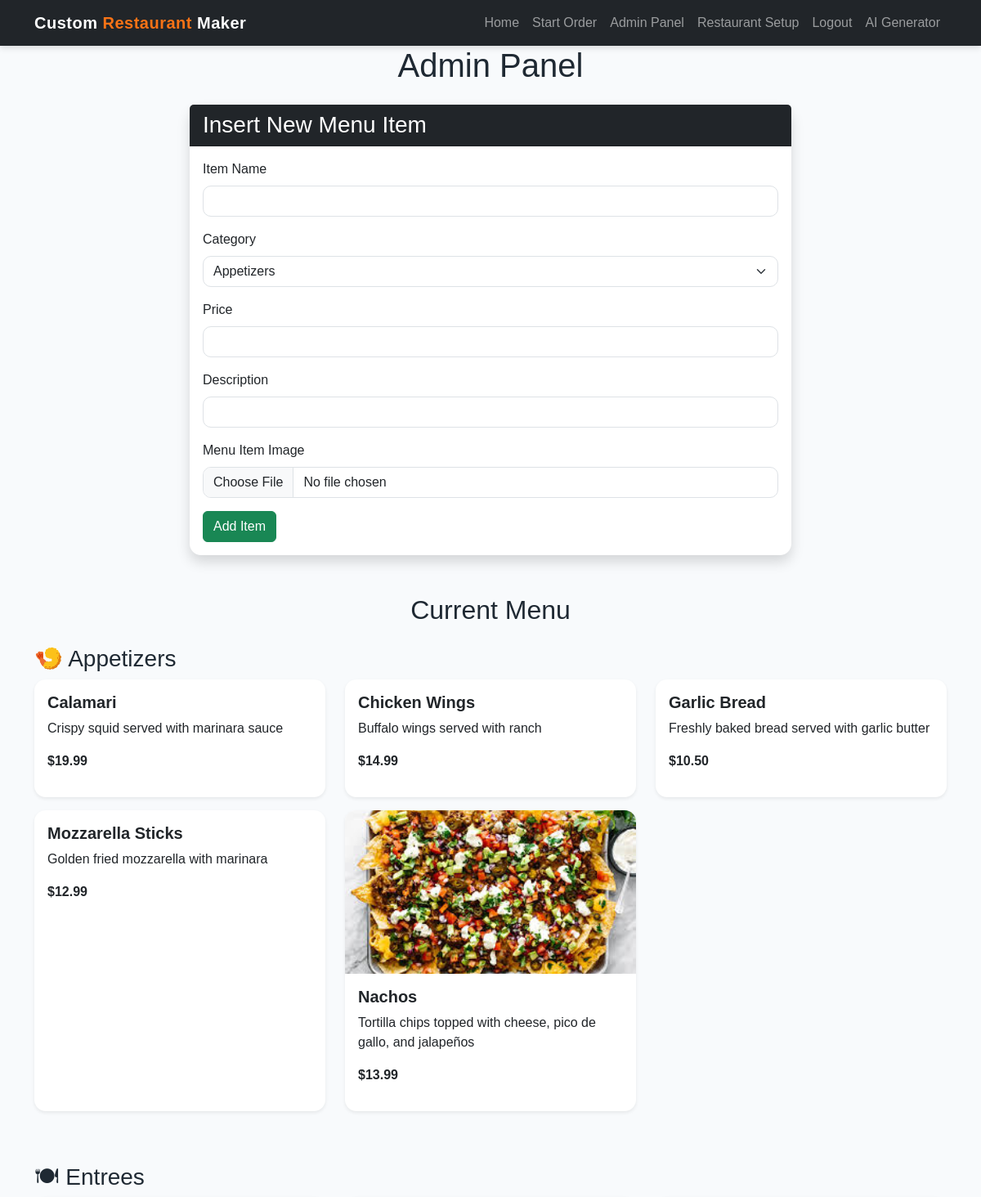
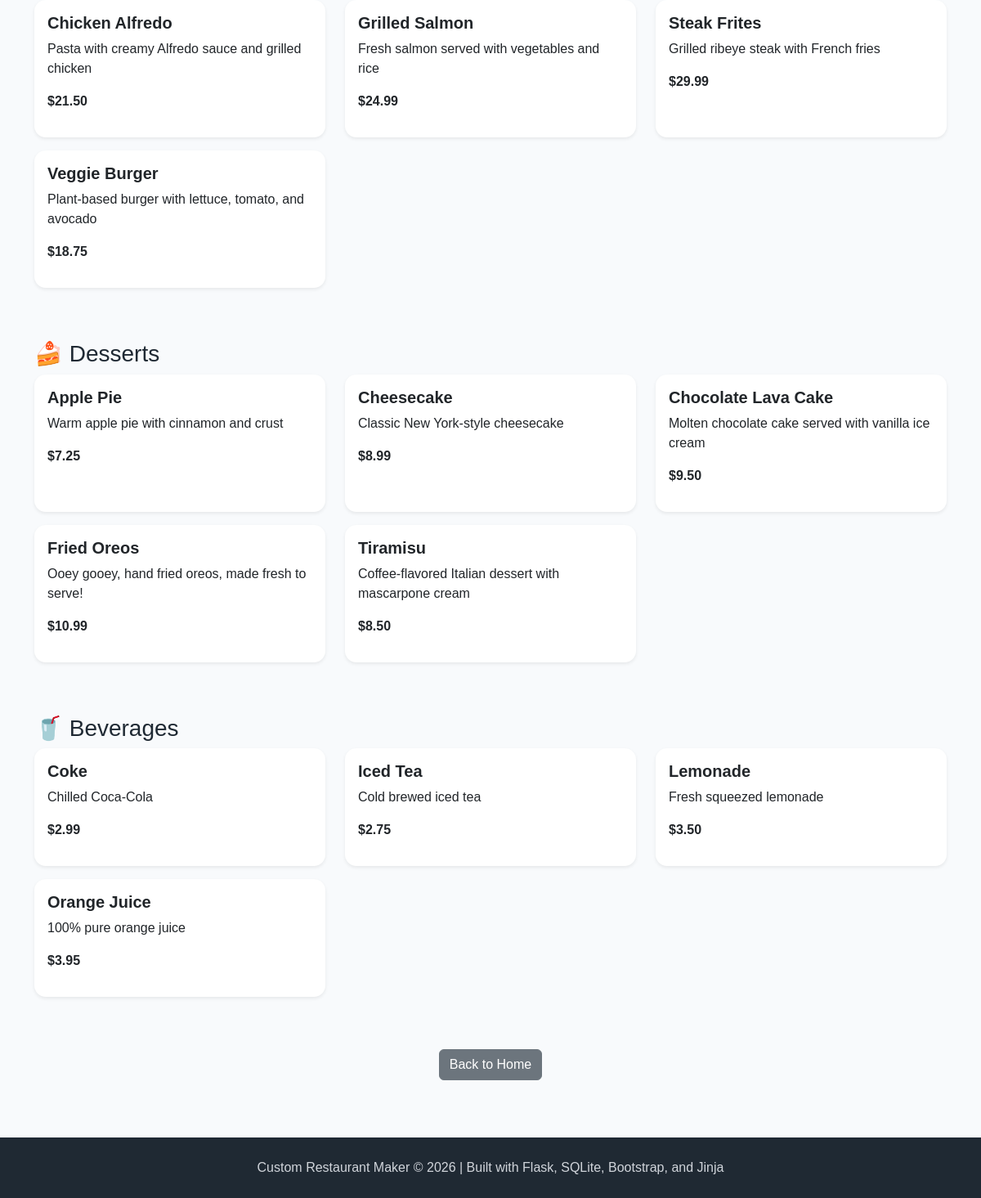
Before: /admin (signed in) with the older database file (2 pictures, top to bottom).
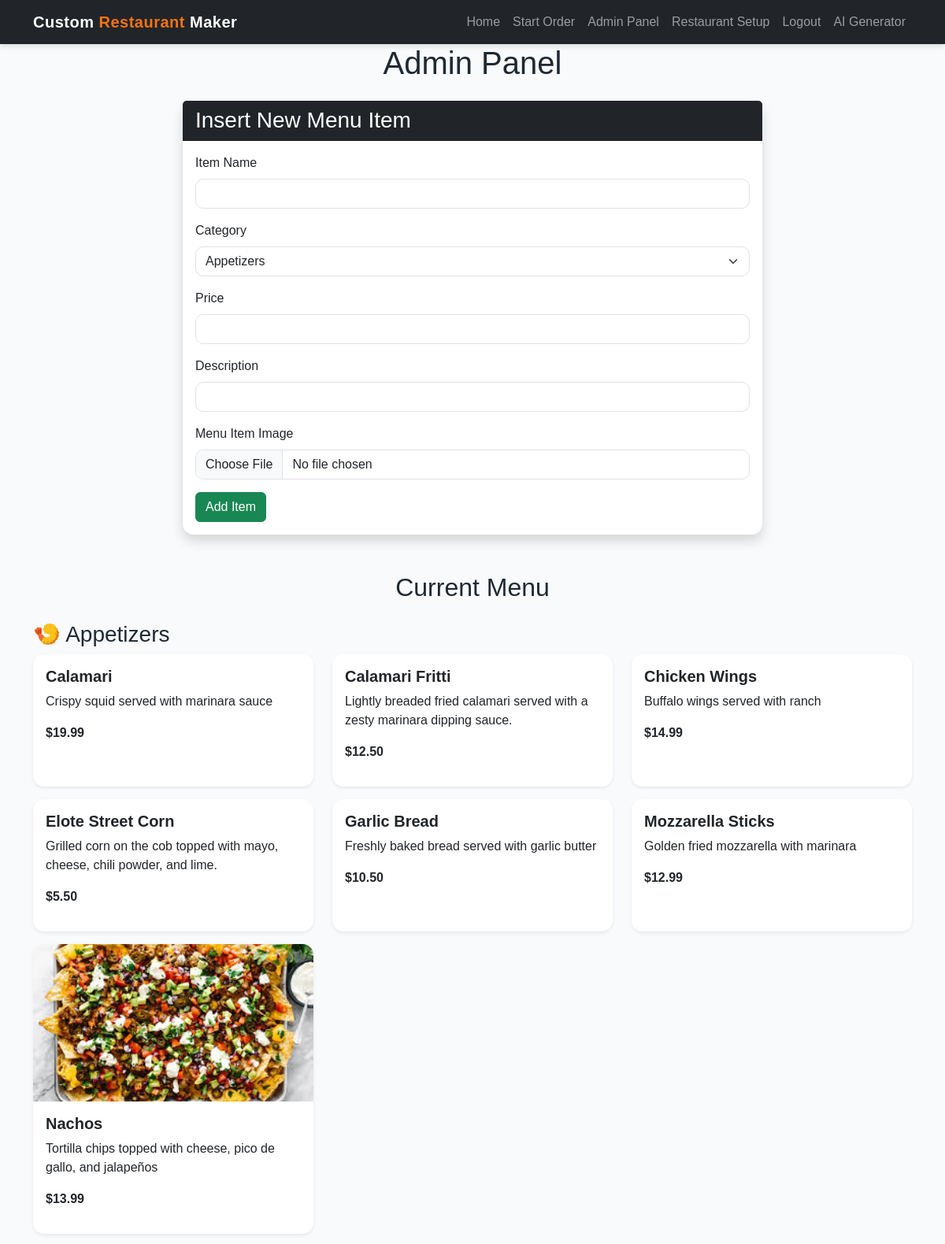
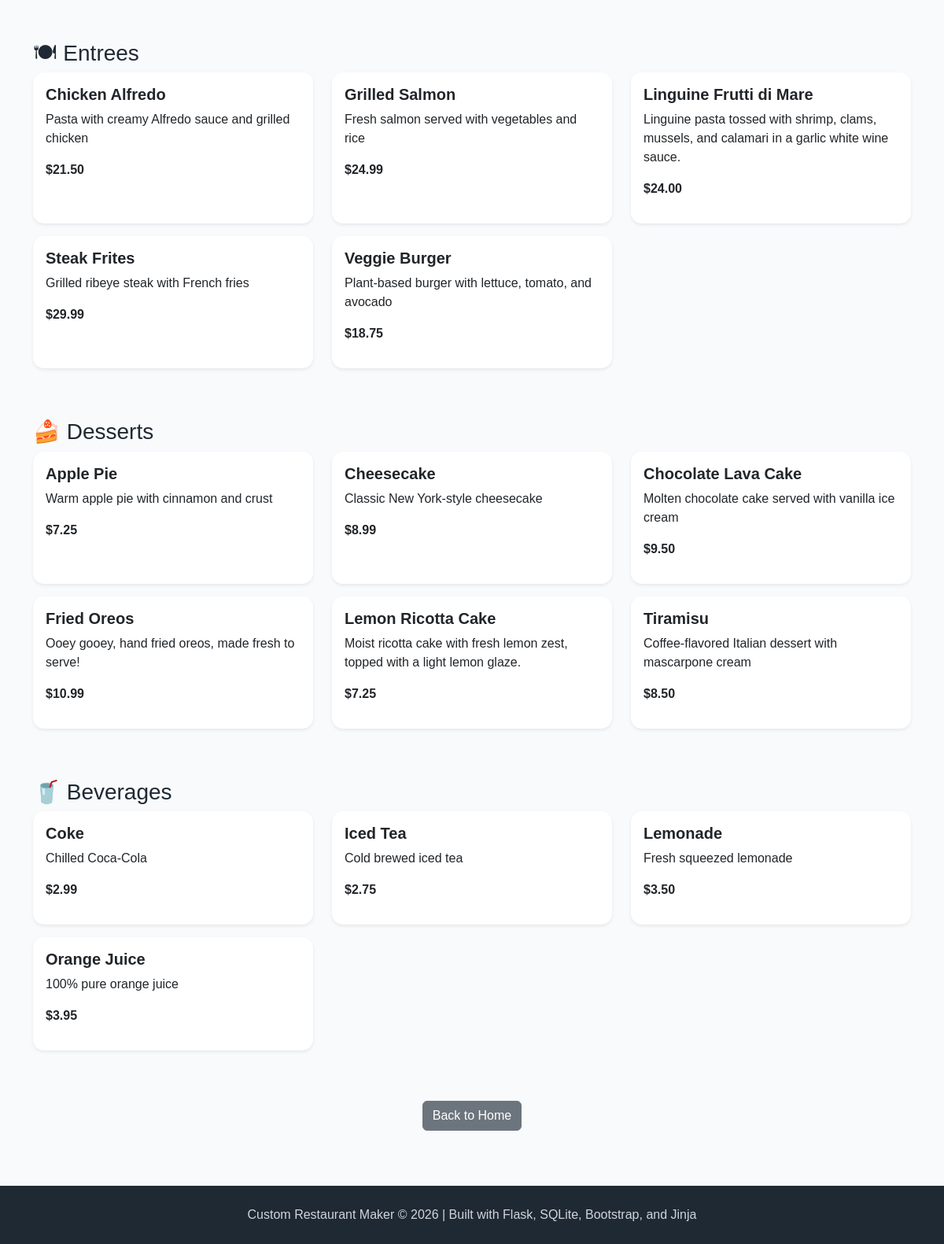
After: the same page with the newer database file (2 pictures, top to bottom).
### tables this page shows
CREATE TABLE menu (
    menu_id INTEGER PRIMARY KEY AUTOINCREMENT,
    name TEXT NOT NULL,
    category TEXT NOT NULL,
    price REAL NOT NULL,
    description TEXT
, image_filename TEXT);

### app.py (the view, shortened to what this page needs)
@app.route("/admin", methods=["GET", "POST"])
def admin():
    if not session.get("admin_logged_in"):
        flash("Please log in to access the admin panel.", "warning")
        return redirect("/login")
    conn = get_db()
    cur = conn.cursor()
    cur.execute("""
        SELECT *
        FROM menu
        ORDER BY
            CASE LOWER(category)
                WHEN 'appetizers' THEN 1
                WHEN 'entrees' THEN 2
                WHEN 'desserts' THEN 3
                WHEN 'beverages' THEN 4
                ELSE 5
            END,
            name
    """)
    menu = cur.fetchall()
    conn.close()
    return render_template("admin.html", menu=menu)

### app.py (called while the page is built)
def get_db():
    conn = sqlite3.connect("project4.db")
    conn.row_factory = sqlite3.Row
    return conn

### templates/admin.html (shortened to what this page needs)
{% extends "base.html" %}
{% block content %}
<h1 class="text-center mb-4">Admin Panel</h1>
<div class="row justify-content-center">
    <div class="col-md-8">
        <div class="card shadow mb-5">
            <div class="card-header bg-dark text-white">
                <h3 class="mb-0">Insert New Menu Item</h3>
            </div>
            <div class="card-body">
                <form method="post" action="/admin" enctype="multipart/form-data">
                    <div class="mb-3">
                        <label class="form-label">Item Name</label>
                        <input type="text" name="name" class="form-control" required>
                    </div>
                    <div class="mb-3">
                        <label class="form-label">Category</label>
                        <select name="category" class="form-select" required>
                            <option value="Appetizers">Appetizers</option>
                        </select>
                    </div>
                    <div class="mb-3">
                        <label class="form-label">Price</label>
                        <input type="number" step="0.01" name="price" class="form-control" required>
                    </div>
                    <div class="mb-3">
                        <label class="form-label">Description</label>
                        <input type="text" name="description" class="form-control" required>
                    </div>
                    <div class="mb-3">
                        <label class="form-label">Menu Item Image</label>
                        <input type="file" name="image" class="form-control">
                    </div>
                    <button type="submit" class="btn btn-success">
                        Add Item
                    </button>
                </form>
            </div>
        </div>
    </div>
</div>
<h2 class="text-center mb-4">Current Menu</h2>
<h3 class="mt-4">🍤 Appetizers</h3>
<div class="row">
    {% for item in menu %}
        {% if item['category'].lower() == 'appetizers' %}
            <div class="col-md-4 mb-3">
                <div class="card h-100 shadow-sm">
                    {% if item['image_filename'] %}
                        <img src="{{ url_for('static', filename='uploads/' + item['image_filename']) }}"
                             class="card-img-top"
                             style="height: 200px; object-fit: cover;">
                    {% endif %}
                    <div class="card-body">
                        <h5 class="card-title">{{ item['name'] }}</h5>
                        <p class="card-text">
                            {{ item['description'] }}
                        </p>
                        <p>
                            <strong>${{ "%.2f"|format(item['price']) }}</strong>
                        </p>
                    </div>
                </div>
            </div>
        {% endif %}
    {% endfor %}
</div>
<h3 class="mt-5">🍽 Entrees</h3>
<div class="row">
    {% for item in menu %}
        {% if item['category'].lower() == 'entrees' %}
            <div class="col-md-4 mb-3">
                <div class="card h-100 shadow-sm">
                    <div class="card-body">
                        <h5 class="card-title">{{ item['name'] }}</h5>
                        <p class="card-text">
                            {{ item['description'] }}
                        </p>
                        <p>
                            <strong>${{ "%.2f"|format(item['price']) }}</strong>
                        </p>
                    </div>
                </div>
            </div>
        {% endif %}
    {% endfor %}
</div>
<h3 class="mt-5">🍰 Desserts</h3>
<div class="row">
    {% for item in menu %}
        {% if item['category'].lower() == 'desserts' %}
            <div class="col-md-4 mb-3">
                <div class="card h-100 shadow-sm">
                    <div class="card-body">
                        <h5 class="card-title">{{ item['name'] }}</h5>
                        <p class="card-text">
                            {{ item['description'] }}
                        </p>
                        <p>
                            <strong>${{ "%.2f"|format(item['price']) }}</strong>
                        </p>
                    </div>
                </div>
            </div>
        {% endif %}
    {% endfor %}
</div>
<h3 class="mt-5">🥤 Beverages</h3>
<div class="row">
    {% for item in menu %}
        {% if item['category'].lower() == 'beverages' %}
            <div class="col-md-4 mb-3">
                <div class="card h-100 shadow-sm">
                    <div class="card-body">
                        <h5 class="card-title">{{ item['name'] }}</h5>
                        <p class="card-text">
                            {{ item['description'] }}
                        </p>
                        <p>
                            <strong>${{ "%.2f"|format(item['price']) }}</strong>
                        </p>
                    </div>
                </div>
            </div>
        {% endif %}
    {% endfor %}
</div>
<div class="text-center mt-5 mb-5">
    <a href="/" class="btn btn-secondary">
        Back to Home
    </a>
</div>
{% endblock %}

### templates/base.html (shortened to what this page needs)
<!DOCTYPE html>
<html>
<head>
    <link href="https://cdn.jsdelivr.net/npm/bootstrap@5.3.3/dist/css/bootstrap.min.css" rel="stylesheet">
    <link rel="stylesheet" href="{{ url_for('static', filename='style.css') }}">
</head>
<body>
<nav class="navbar navbar-expand-lg navbar-dark bg-dark">
    <div class="container">
        <a class="navbar-brand" href="/">
            Custom <span class="brand-highlight">Restaurant</span> Maker
        </a>
        <div class="collapse navbar-collapse" id="navbarNav">
            <div class="navbar-nav ms-auto">
                <a class="nav-link" href="/">Home</a>
                <a class="nav-link" href="/start_order">Start Order</a>
                {% if session.get("admin_logged_in") %}
                    <a class="nav-link" href="/admin">Admin Panel</a>
                    <a class="nav-link" href="/restaurant_setup">Restaurant Setup</a>
                    <a class="nav-link" href="/logout">Logout</a>
                    <a class="nav-link" href="/ai_menu_generator">AI Generator</a>
                {% else %}
                    <a class="nav-link" href="/login">Admin Login</a>
                {% endif %}
            </div>
        </div>
    </div>
</nav>
<main class="container">
    {% block content %}{% endblock %}
</main>
<footer class="footer">
    <div class="container">
        <p>
            Custom Restaurant Maker &copy; 2026 | Built with Flask, SQLite, Bootstrap, and Jinja
        </p>
    </div>
</footer>
</body>
</html>

### static/style.css (style rules this page uses)
:root { --primary-dark: #1f2933; --primary-orange: #f97316; --primary-yellow: #facc15; --primary-green: #16a34a; --soft-bg: #f8fafc; --card-bg: #ffffff; --text-dark: #1f2933; }
body { background-color: var(--soft-bg); color: var(--text-dark); font-family: Arial, Helvetica, sans-serif; }
.navbar { box-shadow: 0 2px 8px rgba(0, 0, 0, 0.15); }
.navbar-brand { font-weight: 700; letter-spacing: 0.5px; }
.brand-highlight { color: var(--primary-orange); }
.card { border: none; border-radius: 14px; transition: transform 0.2s ease, box-shadow 0.2s ease; }
.card-title { font-weight: 700; }
.card-img-top { border-top-left-radius: 14px; border-top-right-radius: 14px; }
.form-control, .form-select { border-radius: 10px; }
.footer { background-color: var(--primary-dark); color: white; padding: 25px 0; margin-top: 70px; text-align: center; }
.footer p { margin: 0; color: #d1d5db; }

Changed rows visible on the page:
added menu: name "Calamari Fritti", description "Lightly breaded fried calamari served with a zesty marinara dipping sauce.", price "12.50", shown under "🍤 Appetizers"
added menu: name "Elote Street Corn", description "Grilled corn on the cob topped with mayo, cheese, chili powder, and lime.", price "5.50", shown under "🍤 Appetizers"
added menu: name "Linguine Frutti di Mare", description "Linguine pasta tossed with shrimp, clams, mussels, and calamari in a garlic white wine sauce.", price "24.00", shown under "🍽 Entrees"
added menu: name "Lemon Ricotta Cake", description "Moist ricotta cake with fresh lemon zest, topped with a light lemon glaze.", price "7.25", shown under "🍰 Desserts"
